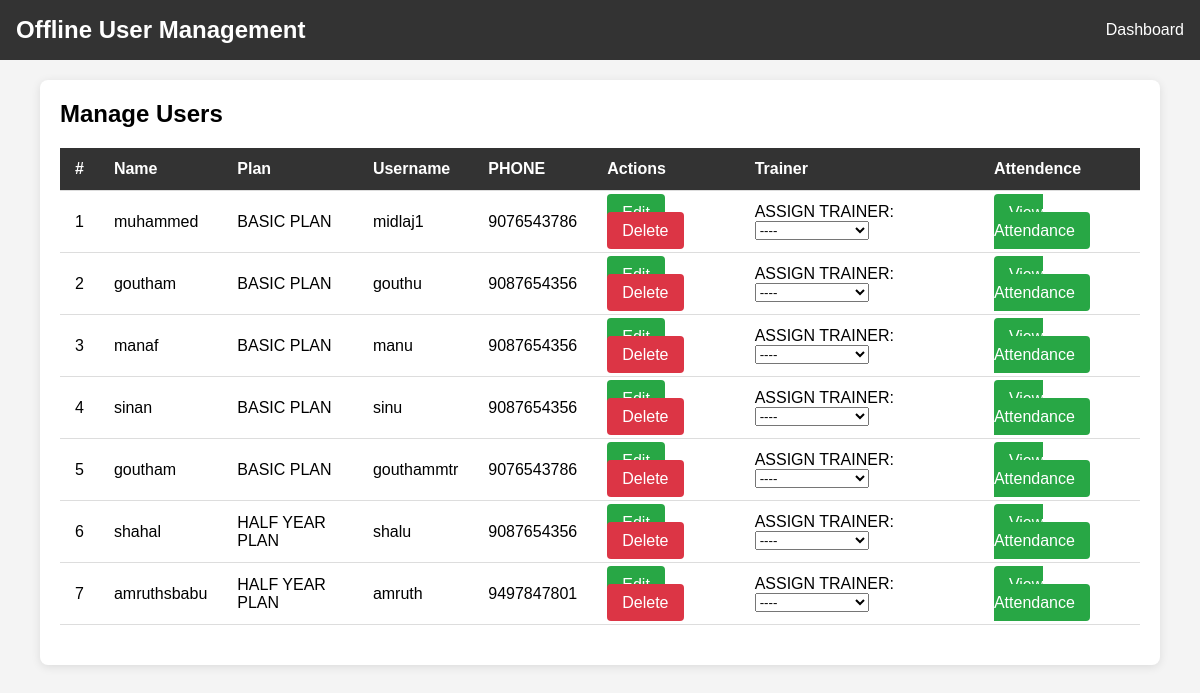
The app's page /users1/, older data.
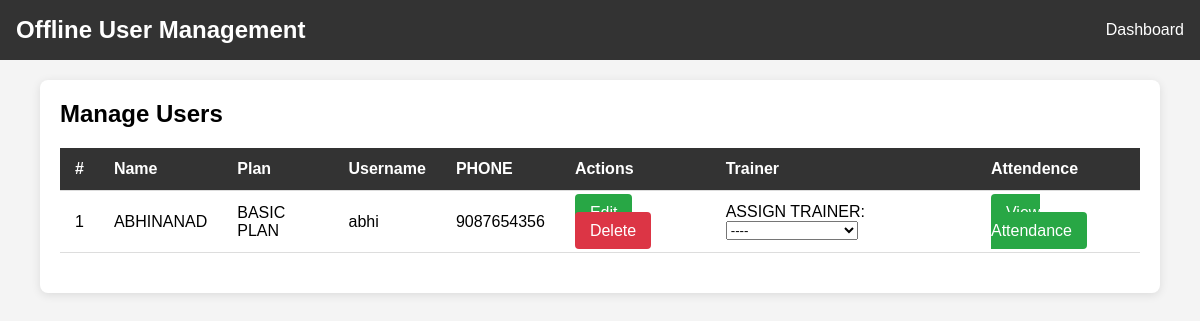
The same page, newer data.
### fitapp/models.py (models this page shows)
class UserProfile(models.Model):
    name = models.CharField(max_length=100)
    user = models.OneToOneField(User, on_delete=models.CASCADE,null=True,blank=True)
    plan = models.ForeignKey('plan', on_delete=models.CASCADE,null=True,blank=True)
    dob = models.DateField(default='2000-01-01')
    address = models.TextField()
    phone_number = models.CharField(max_length=15)
    image = models.ImageField(upload_to='profile_images/')
    image1 = models.ImageField(upload_to='profile_images/', default='profile_images/default.png')
    paid=models.BooleanField(default=False)
    trainer = models.ForeignKey('TrainerProfile', on_delete=models.SET_NULL, null=True, blank=True, related_name="trainees")
    payment_expired=models.BooleanField(default=False)
    payment_date=models.DateField(null=True,blank=True)

class plan(models.Model):
    Name = models.CharField(max_length=25)
    time_period = models.CharField(max_length=25)
    price = models.CharField(max_length=25)
    descrption = models.CharField(max_length=100)
    Type = models.CharField( max_length=50,blank=True, null=True)
    def __str__(self):
        return self.Name

### fitapp/views.py (the view)
# urls.py: path('users1/', views.offline_usermanagement, name='offline_usermangement'),
def offline_usermanagement(request):
    users = UserProfile.objects.filter(plan__Type="Offline")
    trainers=TrainerProfile.objects.all()
    return render(request, 'f4fitness/offline_usermangement.html', {'users': users,'trainers':trainers})

### templates/f4fitness/offline_usermangement.html (shortened to what this page needs)
<!DOCTYPE html>
<html lang="en">
{% load static %}
<head>
</head>
<body>
    <div class="navbar">
        <h1> Offline User Management</h1>
        <div>
            <a href="">Dashboard</a>
        </div>
    </div>
    <div class="container">
        <div class="header">
            <h2>Manage Users</h2>
        </div>
        <table>
            <thead>
                <tr>
                    <th>#</th>
                    <th>Name</th>
                    <th>Plan</th>
                    <th>Username</th>
                    <th>PHONE</th>
                    <th>Actions</th>
                    <th>Trainer</th>
                    <th>Attendence</th>
                </tr>
            </thead>
            <tbody>
                {% for user in users %}
                <tr>
                    <td>{{ forloop.counter }}</td>
                    <td>{{ user.name }}</td>
                    <td>{{ user.plan }}</td>
                    <td>{{ user.user }}</td>
                    <td>{{ user.phone_number }}</td>
                    <td>
                        <a href="{% url 'edit_user' user.user.id %}" class="btn">Edit</a>
                        <a href="{% url 'delete_user' user.user.id %}" class="btn btn-delete">Delete</a>
                    </td>
                    <td>
                        <label for="Trainer">ASSIGN TRAINER:</label>
                        <select id="trainer" name="">%%
                            {% for i in trainers %}
                          <option value="">----</option>
                          {% endfor %}
                        </select>
                    </td>
                    <td>
                        <a href="{% url 'view_attendance' user.id %}" class="btn">View Attendance</a>
                    </td>
                </tr>
                {% empty %}
                <tr>
                    <td colspan="5" style="text-align: center;">No users found.</td>
                </tr>
                {% endfor %}
            </tbody>
        </table>
    </div>
</body>
</html>

### templates/f4fitness/offline_usermangement.html (style rules this page uses)
body { font-family: Arial, sans-serif; margin: 0; padding: 0; background-color: #f4f4f4; }
.navbar { background-color: #333; padding: 1em; display: flex; justify-content: space-between; align-items: center; color: white; }
.navbar h1 { margin: 0; font-size: 1.5em; }
.navbar a { color: white; text-decoration: none; margin-left: 15px; }
.container { margin: 20px auto; max-width: 90%; background: white; padding: 20px; border-radius: 8px; box-shadow: 0 2px 10px rgba(0, 0, 0, 0.1); }
.header { display: flex; justify-content: space-between; align-items: center; margin-bottom: 20px; }
.header h2 { margin: 0; }
table { width: 100%; border-collapse: collapse; margin: 20px 0; }
table thead { background-color: #333; color: white; }
table th, table td { padding: 12px 15px; text-align: left; border-bottom: 1px solid #ddd; }
.btn { padding: 10px 15px; background-color: #28a745; color: white; border: none; border-radius: 4px; cursor: pointer; text-decoration: none; }
.btn-delete { background-color: #dc3545; }

Row changes from the older to the newer data that the page shows:
removed UserProfile: name "muhammed", plan "BASIC PLAN", user "midlaj1", phone_number "9076543786"
removed UserProfile: name "goutham", plan "BASIC PLAN", user "gouthu", phone_number "9087654356"
removed UserProfile: name "manaf", plan "BASIC PLAN", user "manu", phone_number "9087654356"
removed UserProfile: name "sinan", plan "BASIC PLAN", user "sinu", phone_number "9087654356"
removed UserProfile: name "goutham", plan "BASIC PLAN", user "gouthammtr", phone_number "9076543786"
removed UserProfile: name "shahal", plan "HALF YEAR PLAN", user "shalu", phone_number "9087654356"
removed UserProfile: name "amruthsbabu", plan "HALF YEAR PLAN", user "amruth", phone_number "9497847801"
added UserProfile: name "ABHINANAD", plan "BASIC PLAN", user "abhi", phone_number "9087654356"
